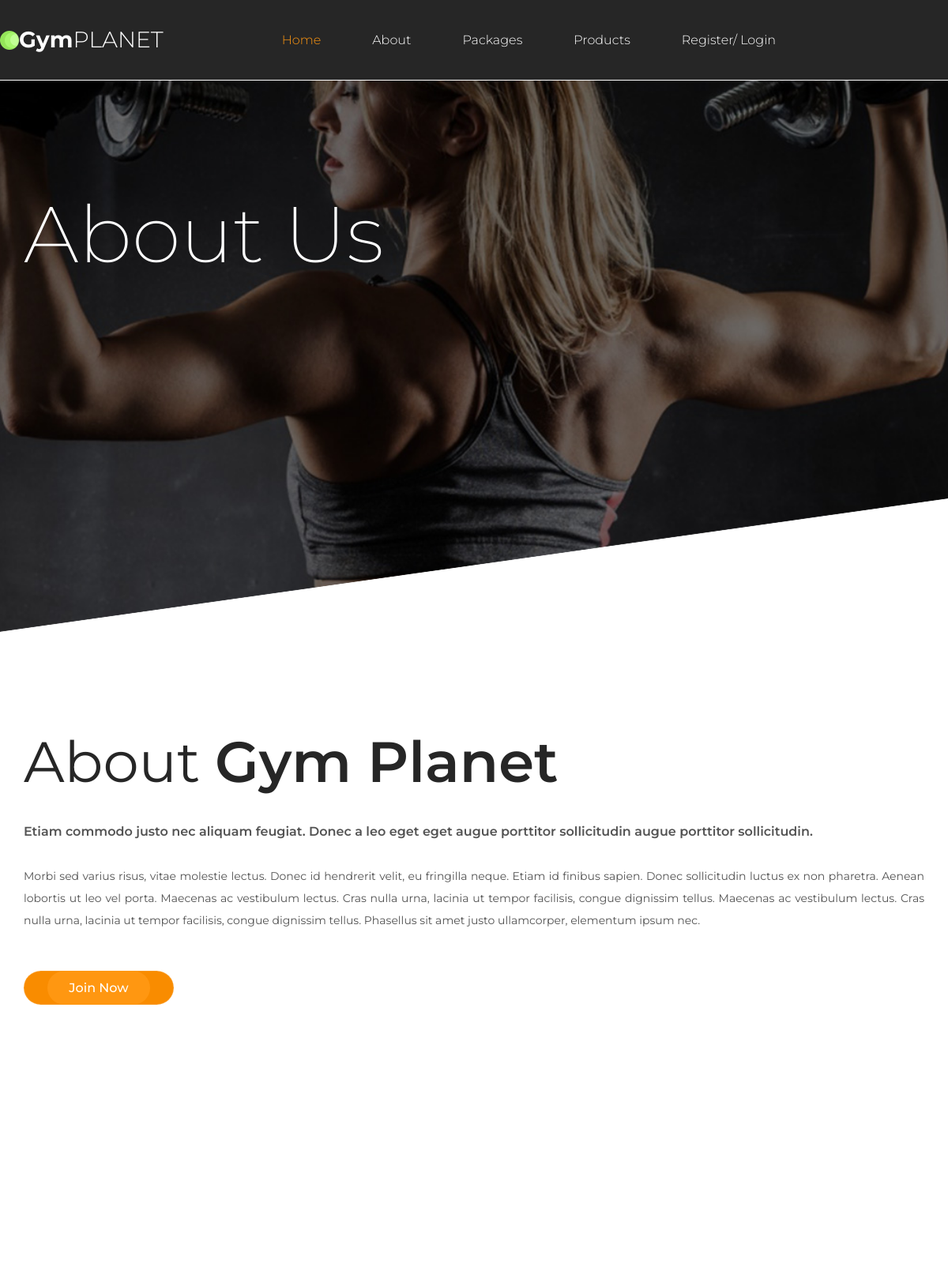
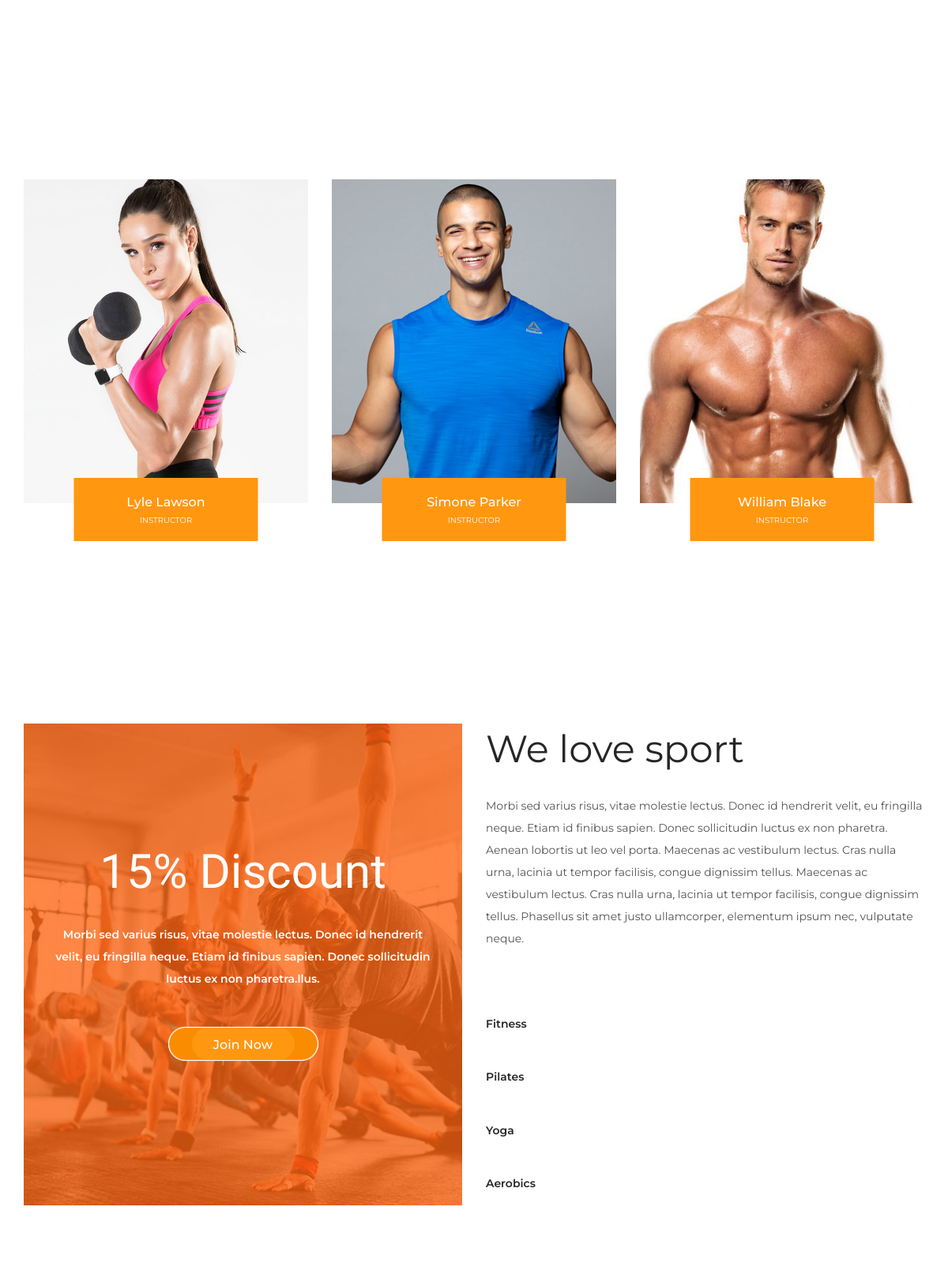
Page /about.php (upper part) on the committed database (2 pictures, top to bottom).
### tables this page shows
CREATE TABLE `employee_table` (
  `emp_id` int(11) NOT NULL,
  `emp_name` varchar(200) NOT NULL,
  `emp_job_status` varchar(200) NOT NULL,
  `emp_email` varchar(200) NOT NULL,
  `emp_phone` varchar(200) NOT NULL,
  `emp_image` varchar(200) NOT NULL,
  `emp_salary` varchar(200) NOT NULL,
  `create_emp` timestamp NOT NULL DEFAULT current_timestamp(),
  `emp_address` text NOT NULL,
  `total_rat` int(11) DEFAULT NULL,
  `hit` int(11) DEFAULT NULL
);

### Classes/DB.php (called while the page is built, shortened)
<?php
class DB
{
    public function connect(){
        $this->conn = new mysqli("localhost","root","","gym");
        if ($this->conn->connect_error) {
          die("Connection failed: " . $this->conn->connect_error);
        }
        else{
            return $msg =  "connected";
        }
    }
}

### Classes/EmployeeClass.php (called while the page is built, shortened)
<?php
include_once 'db.php';
class EmployeeClass extends DB
{
    public function viewEmployee()
    {
        $qry = "SELECT * FROM employee_table";
        $result = $this->conn->query($qry);
        return $result;
    }
}

### about.php (the view, shortened to what this page needs)
<?php
include 'layouts/header.php';
include 'layouts/nav.php';
?>
<div class="home">
	<div class="background_image" style="background-image:url(images/about_page.jpg)"></div>
	<div class="home_container">
		<div class="container">
			<div class="row">
				<div class="col">
					<div class="home_content">
						<div class="home_title">About Us</div>
					</div>
				</div>
			</div>
		</div>
	</div>
</div>
<div class="about">
	<div class="container about_container">
		<div class="row">
			<div class="col-lg-12">
				<div class="about_content">
					<div class="section_title_container">
						<div class="section_title">About <span>Gym Planet</span></div>
					</div>
					<div class="text_highlight">Etiam commodo justo nec aliquam feugiat. Donec a leo eget eget augue porttitor sollicitudin augue porttitor sollicitudin.</div>
					<div class="about_text">
						<p style="text-align:justify;">Morbi sed varius risus, vitae molestie lectus. Donec id hendrerit velit, eu fringilla neque. Etiam id finibus sapien. Donec sollicitudin luctus ex non pharetra. Aenean lobortis ut leo vel porta. Maecenas ac vestibulum lectus. Cras nulla urna, lacinia ut tempor facilisis, congue dignissim tellus. Maecenas ac vestibulum lectus. Cras nulla urna, lacinia ut tempor facilisis, congue dignissim tellus. Phasellus sit amet justo ullamcorper, elementum ipsum nec.</p>
					</div>
					<div class="button about_button"><a href="register.php">Join Now</a></div>
				</div>
			</div>
		</div>
	</div>
	<div class="about_background">
	</div>
</div>
<div class="team">
	<div class="parallax_background parallax-window" data-parallax="scroll" data-image-src="images/blog.jpg" data-speed="0.8"></div>
	<div class="container">
		<div class="row">
			<div class="col-lg-6">
				<div class="section_title_container">
					<div class="section_title">The Team</div>
				</div>
			</div>
		</div>
		<div class="row team_row">
			<?php
			$view = $emp->viewEmployee();
			foreach ($view as $value) {
			?>
				<div class="col-lg-4 team_col">
					<div class="team_item">
						<div class="team_image"><img src="admin/<?php echo $value['emp_image']; ?>" alt=""></div>
						<div class="team_panel d-flex flex-column align-items-center justify-content-center text-center">
							<div class="team_name"><a href="#"><?php echo $value['emp_name']; ?></a></div>
							<div class="team_title"><?php echo $value['emp_job_status']; ?></div>
						</div>
					</div>
				</div>
			<?php } ?>
		</div>
	</div>
</div>
<div class="skills">
	<div class="container">
		<div class="row row-lg-eq-height">
			<div class="col-lg-6">
				<div class="extra d-flex flex-column align-items-center justify-content-center text-center">
					<div class="background_image" style="background-image:url(images/extra.jpg)"></div>
					<div class="extra_title">15% Discount</div>
					<div class="extra_text">
						<p>Morbi sed varius risus, vitae molestie lectus. Donec id hendrerit velit, eu fringilla neque. Etiam id finibus sapien. Donec sollicitudin luctus ex non pharetra.llus.</p>
					</div>
					<div class="button extra_button"><a href="register.php">Join Now</a></div>
				</div>
			</div>
			<div class="col-lg-6 skills_col">
				<div class="skills_content">
					<div class="section_title_container">
						<div class="section_title">We love sport</div>
					</div>
					<div class="skills_text">
						<p>Morbi sed varius risus, vitae molestie lectus. Donec id hendrerit velit, eu fringilla neque. Etiam id finibus sapien. Donec sollicitudin luctus ex non pharetra. Aenean lobortis ut leo vel porta. Maecenas ac vestibulum lectus. Cras nulla urna, lacinia ut tempor facilisis, congue dignissim tellus. Maecenas ac vestibulum lectus. Cras nulla urna, lacinia ut tempor facilisis, congue dignissim tellus. Phasellus sit amet justo ullamcorper, elementum ipsum nec, vulputate neque.</p>
					</div>
					<ul class="progress_bar_container col_12 clearfix">
						<li class="pb_item">
							<div id="skill_1_pbar" class="skill_bars" data-perc="1.00" data-name="skill_1_pbar"></div>
							<h5>Fitness</h5>
						</li>
						<li class="pb_item">
							<div id="skill_2_pbar" class="skill_bars" data-perc="0.70" data-name="skill_2_pbar"></div>
							<h5>Pilates</h5>
						</li>
						<li class="pb_item">
							<div id="skill_3_pbar" class="skill_bars" data-perc="0.85" data-name="skill_3_pbar"></div>
							<h5>Yoga</h5>
						</li>
						<li class="pb_item">
							<div id="skill_4_pbar" class="skill_bars" data-perc="0.95" data-name="skill_4_pbar"></div>
							<h5>Aerobics</h5>
						</li>
					</ul>
				</div>
			</div>
		</div>
	</div>
</div>
<?php include 'layouts/footer.php'; ?>

### styles/about_responsive.css (style rules this page uses)
@media only screen and (max-width: 1280px) { .about { padding-bottom: 142px; } }

### styles/profile_responsive.css (style rules this page uses)
@media only screen and (max-width: 1280px) { .about { padding-bottom: 142px; } }

### styles/services.css (style rules this page uses)
* { margin: 0; padding: 0; -webkit-font-smoothing: antialiased; -webkit-text-shadow: rgba(0,0,0,.01) 0 0 1px; text-shadow: rgba(0,0,0,.01) 0 0 1px; }
body { font-family: 'Montserrat', sans-serif; font-size: 14px; font-weight: 400; background: #FFFFFF; color: #a5a5a5; }
div { display: block; position: relative; -webkit-box-sizing: border-box; -moz-box-sizing: border-box; box-sizing: border-box; }
ul { list-style: none; margin-bottom: 0px; }
p { font-family: 'Montserrat', sans-serif; font-size: 14px; line-height: 2; font-weight: 400; color: #535353; -webkit-font-smoothing: antialiased; -webkit-text-shadow: rgba(0,0,0,.01) 0 0 1px; text-shadow: rgba(0,0,0,.01) 0 0 1px; }
p:last-of-type { margin-bottom: 0; }
a { -webkit-transition: all 200ms ease; -moz-transition: all 200ms ease; -ms-transition: all 200ms ease; -o-transition: all 200ms ease; transition: all 200ms ease; }
a, a:hover, a:visited, a:active, a:link { text-decoration: none; -webkit-font-smoothing: antialiased; -webkit-text-shadow: rgba(0,0,0,.01) 0 0 1px; text-shadow: rgba(0,0,0,.01) 0 0 1px; }
h5 { font-size: 14px; }
h1, h2, h3, h4, h5, h6 { font-family: 'Montserrat', sans-serif; -webkit-font-smoothing: antialiased; -webkit-text-shadow: rgba(0,0,0,.01) 0 0 1px; text-shadow: rgba(0,0,0,.01) 0 0 1px; line-height: 1.2; }
.clearfix::before, .clearfix::after { content: ""; display: table; }
.clearfix::after { clear: both; }
.clearfix { zoom: 1; }
.parallax-window { min-height: 400px; background: transparent; }
.parallax_background { position: absolute; top: 0; left: 0; width: 100%; height: 100%; }
.background_image { position: absolute; top: 0; left: 0; width: 100%; height: 100%; background-repeat: no-repeat; background-size: cover; background-position: center center; }
.button { width: 190px; height: 43px; border-radius: 22px; background: #f98c00; box-shadow: 0 0 1px 0 #FFFFFF inset, 0 0 1px 0 #FFFFFF; text-align: center; }
.button a { display: block; position: relative; width: 100%; height: 100%; line-height: 43px; font-size: 16px; font-weight: 500; color: #fff; z-index: 1; }
.button a::before { position: absolute; left: 50%; top: 0; -webkit-transform: translateX(-50%); -moz-transform: translateX(-50%); -ms-transform: translateX(-50%); -o-transform: translateX(-50%); transform: translateX(-50%); width: 130px; height: 100%; content: ''; background: #ff9711; border-radius: 22px; z-index: -1; -webkit-transition: all 200ms ease; -moz-transition: all 200ms ease; -ms-transition: all 200ms ease; -o-transition: all 200ms ease; transition: all 200ms ease; }
.section_title { font-size: 72px; font-weight: 400; color: #262626; line-height: 1.1; margin-top: 3px; }
.section_title span { font-weight: 600; }
.home { width: 100%; height: 667px; overflow: hidden; }
.home_container { position: absolute; left: 0; top: 48.1%; width: 100%; }
.home_title { font-size: 72px; font-weight: 200; color: #fff; line-height: 1.2; margin-top: -9px; }
.extra { padding-top: 106px; padding-bottom: 134px; }
.extra_title { font-family: 'Allerta Stencil', sans-serif; font-size: 60px; color: #FFFFFF; line-height: 1.1; }
.extra_text { text-align: center; margin-top: 32px; }
.extra_text p { color: #FFFFFF; font-weight: 600; }
.extra_button { border: solid 1px #FFFFFF; margin-top: 47px; }

### rows in the picture
employee_table: emp_image (picture), emp_name "Lyle Lawson", emp_job_status "INSTRUCTOR"
employee_table: emp_image (picture), emp_name "Simone Parker", emp_job_status "INSTRUCTOR"
employee_table: emp_image (picture), emp_name "William Blake", emp_job_status "INSTRUCTOR"
